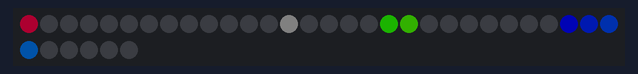
Simulated run of this sketch. Board: Arduino Zero (SAMD21). Parts: 36 RGB LEDs in strip order, left to right, continuing on the next row. Dim RGB values are drawn brighter than linear; the local clock reads 2024-03-15 10:24:30 at power-on unless the sketch sets it.

Above: at 2.21 s.
At 11.6 s:
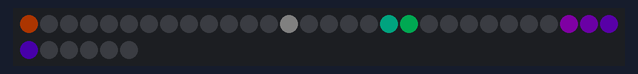
At 20.99 s:
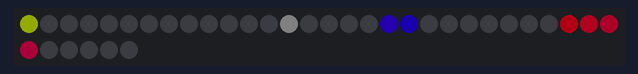
At 30.1 s:
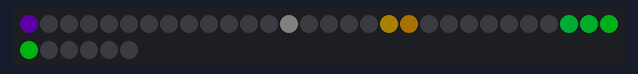
At 39.82 s:
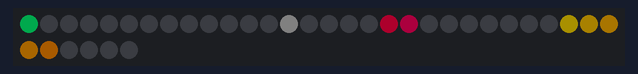

The sketch:

Four_Digit_3x3_Clock.ino
```cpp
// Richard Jarrett
// 0.1 Based on RTCLib/ds1307

// Date and time functions using a DS1307 RTC connected via I2C and Wire lib
#include <Wire.h>
#include "RTClib.h"
#include <FastLED.h>

#if defined(ARDUINO_ARCH_SAMD)
// for Zero, output on USB Serial console, remove line below if using programming port to program the Zero!
   #define Serial SerialUSB
#endif

// WS2812B Setup
// FastLED setup
#define NUM_LEDS 36
#define DATA_PIN 2
CRGB leds[NUM_LEDS];

// Setup variables for grid size (3 x 3)
int gridSize = 9;

// Setup variables for HSV increment
int incrementHSVSmall = 5;
int incrementHSVLarge = 50;

// Setup Variables for time
int currentHoursTens = 0;
int currentHoursUnits = 0;
int currentMinutesTens = 0;
int currentMinutesUnits = 0;
int currentSecondsTens = 0;
int currentSecondsUnits = 0;

// Setup variables for LED drive in the HSV space
int currentH = 0;
int currentS = 255;
int currentV = 127;

// RTC Setup
RTC_DS1307 rtc;
char daysOfTheWeek[7][12] = {"Sunday", "Monday", "Tuesday", "Wednesday", "Thursday", "Friday", "Saturday"};

void setup () {

  // FastLED Setup
  delay(2000);
  FastLED.addLeds<WS2812B, DATA_PIN, GRB>(leds, NUM_LEDS);

  Serial.begin(9600);
  if (! rtc.begin()) {
    Serial.println("Couldn't find RTC");
    while (1);
  }

  if (! rtc.isrunning()) {
    Serial.println("RTC is NOT running!");
    // following line sets the RTC to the date & time this sketch was compiled
    rtc.adjust(DateTime(F(__DATE__), F(__TIME__)));
    // This line sets the RTC with an explicit date & time, for example to set
    // January 21, 2014 at 3am you would call:
    // rtc.adjust(DateTime(2014, 1, 21, 3, 0, 0));
  }
}

void loop () {
  // Get current time and date from RTC
  DateTime now = rtc.now();

  /*
  // Serial print of digits from RTC, and extracted digits
  Serial.print(now.year(), DEC);
  Serial.print('/');
  Serial.print(now.month(), DEC);
  Serial.print('/');
  Serial.print(now.day(), DEC);
  Serial.print(" (");
  Serial.print(daysOfTheWeek[now.dayOfTheWeek()]);
  Serial.print(") ");
  Serial.print(now.hour(), DEC);
  Serial.print(':');
  Serial.print(now.minute(), DEC);
  Serial.print(':');
  Serial.print(now.second(), DEC);
  Serial.println();
  // Dumb Serial Print- Time extracted from RTC seperate pieces- used for Debug
  Serial.print("Extracted Time:");
  Serial.println();
  Serial.print(currentHoursTens, DEC);
  Serial.print("_");
  Serial.print(currentHoursUnits, DEC);
  Serial.print(":");
  Serial.print(currentMinutesTens, DEC);
  Serial.print("_");
  Serial.print(currentMinutesUnits, DEC);
  Serial.print(":");
  Serial.print(currentSecondsTens, DEC);
  Serial.print("_");
  Serial.print(currentSecondsUnits, DEC);
  Serial.println();
  Serial.print("--------");
  Serial.println();
  Serial.println();
  */

  // Seperate time out into seperate Tens and Units for each
  currentHoursTens = (now.hour() / 10);
  currentHoursUnits = (now.hour() % 10);
  currentMinutesTens = (now.minute() / 10);
  currentMinutesUnits = (now.minute() % 10);
  currentSecondsTens = (now.second() / 10);
  currentSecondsUnits = (now.second() % 10);

  // Update the display
  FastLED.show();
  delay(50);

  // Clear the display- Shows Update
  // displayBlank();
  // delay(1);

  // Display the time
  // Tens Hours
  displayNumber(1, currentHoursTens);
  currentH = (currentH + incrementHSVLarge);
  // Units Hours
  displayNumber(2, currentHoursUnits);
  currentH = (currentH + incrementHSVLarge);
  // Tens Minutes
  displayNumber(3, currentMinutesTens);
  currentH = (currentH + incrementHSVLarge);
  // Units Hours
  displayNumber(4, currentMinutesUnits);
  currentH = (currentH + incrementHSVLarge);
  //
}

  // Function that splits the current time into seperate sections


  // Function that takes a number and lights that number of LED's, starting with 0
  // Improvements- Show at the exit of the loop, Variable for corner or zero LED
void displayNumber(int digit, int value){

  int offset = ((digit - 1) * 9);

  // Flashing LED in centre for zero
  if(value == 0) {
    displayBlankDigit(digit);
    leds[(4 + offset)] = CRGB::White;
    leds[(4 + offset)].fadeLightBy(250);
    FastLED.show();
  }

  // Displaying digit in LED's
  for(int thisLED = (value + offset); thisLED != offset; thisLED = thisLED -1) {
    leds[thisLED - 1] = CHSV((currentH % 256), currentS, currentV);
  /*
    // Print CHSV colour information for each set LED
    Serial.print("LED :");
    Serial.print(thisLED);
    Serial.print(" CHSV :");
    Serial.print((currentH % 256));
    Serial.print(", ");
    Serial.print(currentS);
    Serial.print(", ");
    Serial.print(currentV);
    Serial.println();
  */
    // Little shift in HSV
    currentH = currentH + incrementHSVSmall;
    FastLED.show();
    // delay(10);
  }
}

  // Function that clears down each LED sequentially to black
  // Improvements- show LEDs at the end of the loop
void displayBlank(){
  for(int thisLED = 0; thisLED < NUM_LEDS; thisLED = thisLED +1) {
  leds[thisLED] = CRGB::Black;
  FastLED.show();
  //delay(100);
  }
}
void displayBlankDigit(int digit){
  int offsetStop = ((digit - 1) * 9);
  int offsetStart = (digit * 9);
  for(int thisLED = (offsetStart); thisLED != offsetStop; thisLED = thisLED -1) {
  leds[thisLED] = CRGB::Black;
  }
}
```
